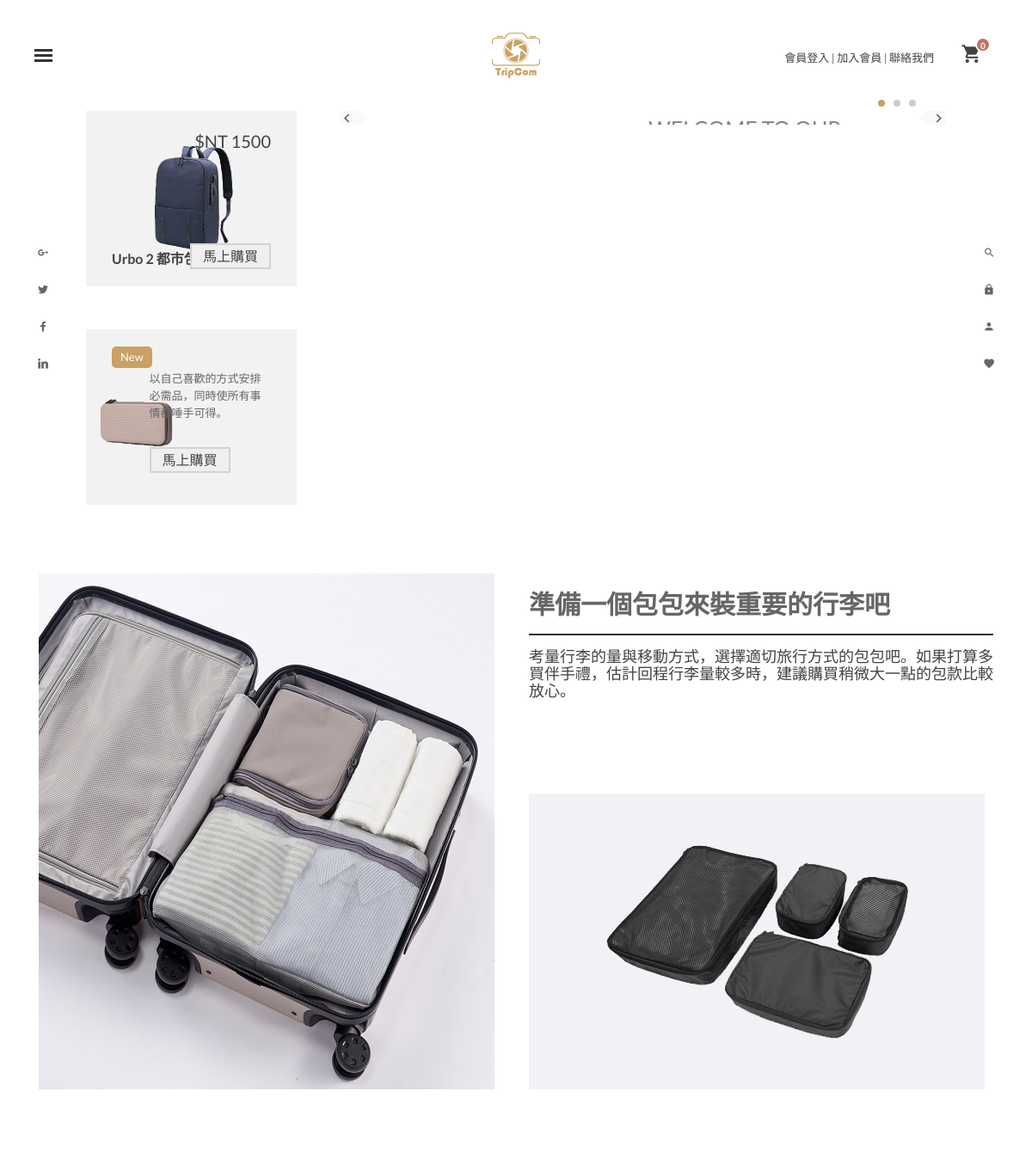
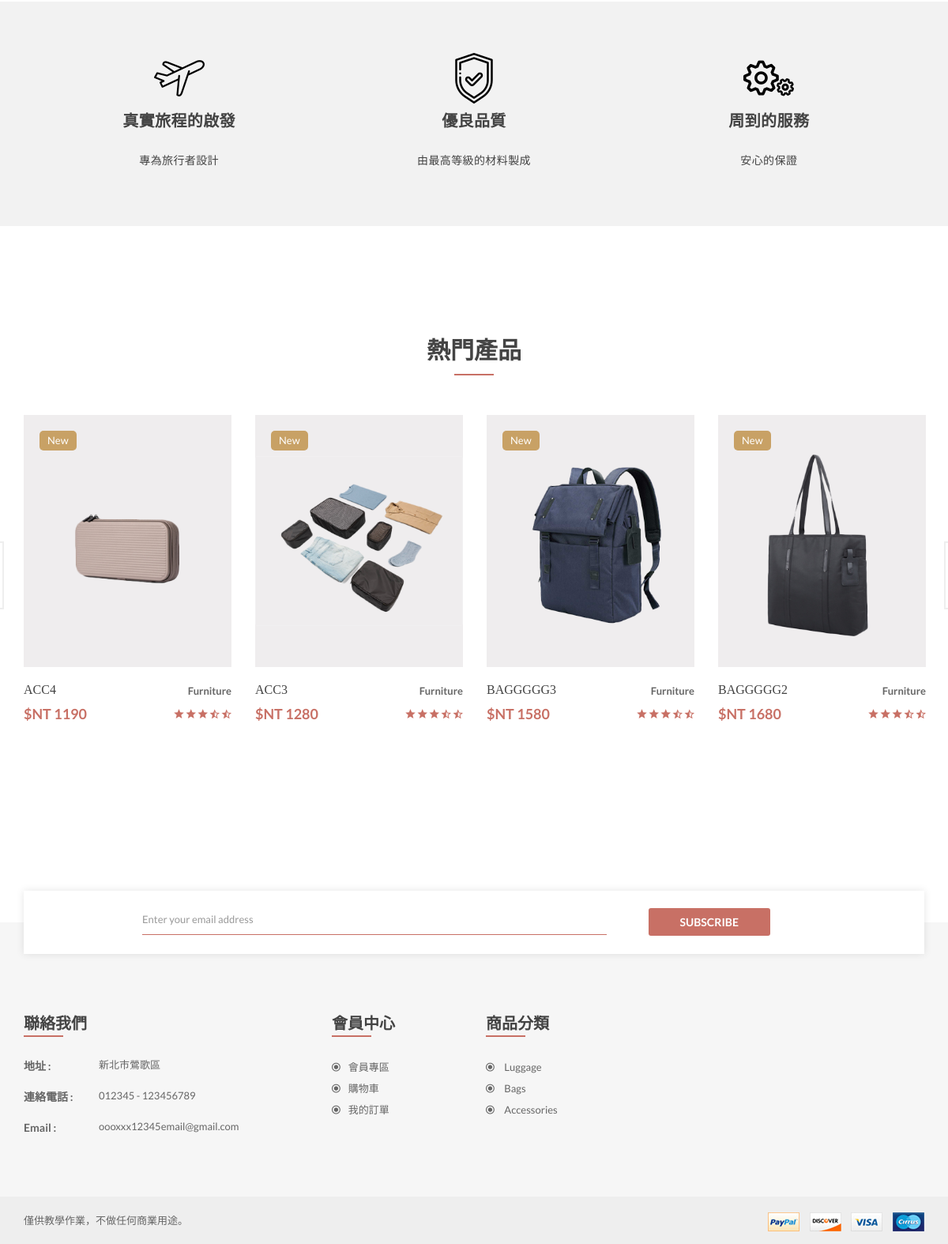
The page / on the database its author committed (2 pictures, top to bottom).
### tables this page shows
CREATE TABLE `products` (
  `productID` int(11) NOT NULL,
  `product_categoryID` int(11) NOT NULL,
  `status` int(11) NOT NULL DEFAULT '0',
  `name` varchar(255) NOT NULL,
  `description` text NOT NULL,
  `picture` varchar(255) DEFAULT NULL,
  `picture1` varchar(255) DEFAULT NULL,
  `picture2` varchar(255) DEFAULT NULL,
  `picture3` varchar(255) DEFAULT NULL,
  `picture4` varchar(255) DEFAULT NULL,
  `picture5` varchar(255) DEFAULT NULL,
  `price` varchar(255) NOT NULL,
  `created_at` varchar(255) DEFAULT NULL,
  `updated_at` varchar(255) DEFAULT NULL
);

CREATE TABLE `product_categories` (
  `product_categoryID` int(11) NOT NULL,
  `category` varchar(255) NOT NULL,
  `created_at` varchar(255) DEFAULT NULL,
  `updated_at` varchar(255) DEFAULT NULL
);

### index.php (the view, shortened to what this page needs)
<?php
require_once('function/connection.php');
 $query = $db->query("SELECT * FROM products Order BY created_at DESC LIMIT 5");
 $products = $query->fetchALL(PDO::FETCH_ASSOC);
$query2 = $db->query("SELECT * FROM product_categories ");
$categories = $query2->fetchALL(PDO::FETCH_ASSOC);
?>
<!doctype html>
<html class="no-js" lang="en">
	<head>
		<link rel="stylesheet" href="css/bootstrap.min.css">
		<link rel="stylesheet" href="css/animate.css">
		<link rel="stylesheet" href="css/jquery-ui.min.css">
		<link rel="stylesheet" href="css/meanmenu.min.css">
		<link rel="stylesheet" href="lib/css/nivo-slider.css">
		<link rel="stylesheet" href="lib/css/preview.css">
		<link rel="stylesheet" href="css/slick.css">
		<link rel="stylesheet" href="css/lightbox.min.css">
		<link rel="stylesheet" href="css/material-design-iconic-font.css">
		<link rel="stylesheet" href="css/default.css">
		<link rel="stylesheet" href="style.css">
        <link rel="stylesheet" href="css/shortcode.css">
		<link rel="stylesheet" href="css/responsive.css">
	</head>
	<body>
		<div class="wrapper">
			<header id="sticky-menu" class="header">
				<div class="header-area">
					<div class="container-fluid">
						<div class="row">
							<div class="col-sm-4 col-sm-offset-4 col-xs-12">
								<div class="logo text-center" style="width=80px;">
									<a href="index.php"><img src=" img/logo/logo3.png " style="width=80px;" alt="" /></a>
								</div>
							</div>
							<div class="col-sm-4 col-xs-12">
								<div class="mini-cart text-right">
									<ul>
									<?php if(isset($_SESSION['member']) && $_SESSION['member'] !=null) { ?>
										<li><?php echo $_SESSION['member']['name']?>您好　<a href="frontend/customer-account.php" >會員專區 </a><span>|</span></li>
										<li>
											<a href="frontend/logout.php"><i class="fa fa-sign-out"></i> 登出</a>
										</li>
									<?php }else{ ?>
										<li><a href="#" data-toggle="modal" data-target="#login-modal">會員登入 </a><span>|</span>
										</li>
										<li><a href="frontend/login.php?url=add">加入會員 </a><span>|</span>
										</li>
									<?php } ?>
										<li><a href="frontend/contact.php">聯絡我們</a></li>
										<li>
											<a class="cart-icon" href="cart.php">
												<i class="zmdi zmdi-shopping-cart"></i>
												<span><?php if(isset($_SESSION['Cart']) && $_SESSION['Cart'] != null) echo count($_SESSION['Cart']); else echo "0"; ?></span>
											</a>
										</li>
									</ul>
								</div>
							</div>
						</div>
					</div>
				</div>
				<div class="menu-toggle hamburger hamburger--emphatic hidden-xs">
					<div class="hamburger-box">
						<div class="hamburger-inner"></div>
					</div>
				</div>
			</header>
			<section class="slider-banner-area clearfix">
				<div class="sidebar-social hidden-xs">
					<div class="table">
						<div class="table-cell">
							<ul>
								<li><a href="#" target="_blank" title="Google Plus"><i class="zmdi zmdi-google-plus"></i></a></li>
								<li><a href="#" target="_blank" title="Twitter"><i class="zmdi zmdi-twitter"></i></a></li>
								<li><a href="#" target="_blank" title="Facebook"><i class="zmdi zmdi-facebook"></i></a></li>
								<li><a href="#" target="_blank" title="Linkedin"><i class="zmdi zmdi-linkedin"></i></a></li>
							</ul>
						</div>
					</div>
				</div>
				<div class="banner-left floatleft">
					<div class="slider-banner">
						<div class="single-banner banner-1">
							<a class="banner-thumb" href="#"><img src="img/banner/1.jpg" alt="" /></a>
							<span class="price hidden-md">$NT 1500</span>
							<div class="banner-brief">
								<h2 class="banner-title hidden-md"><a href="#">Urbo 2 都市包</a></h2>
							</div>
							<a href="#" class="button-one font-16px" data-text="Buy now">馬上購買</a>
						</div>
						<div class="single-banner banner-2">
						<span class="pro-label new-label hidden-md">new</span>
							<a class="banner-thumb" href="#"><img src="img/banner/2.jpg" alt="" /></a>
							<div class="banner-brief">
								<p class="hidden-md hidden-sm hidden-xs">以自己喜歡的方式安排必需品，同時使所有事情都唾手可得。</p>
								<a href="#" class="button-one font-16px" data-text="Buy now">馬上購買</a>
							</div>
						</div>
					</div>
				</div>
				<div class="slider-right floatleft">
					<div class="slider-area">
						<div class="bend niceties preview-2">
							<div id="ensign-nivoslider" class="slides">
							</div>
							<div id="slider-direction-1" class="t-cn slider-direction">
								<div class="slider-content t-lfl s-tb slider-1">
									<div class="title-container s-tb-c title-compress">
										<div class="layer-1">
											<div class="wow fadeIn" data-wow-duration="1s" data-wow-delay="0.5s">
												<h2 class="slider-title3 text-uppercase mb-0" >welcome to our</h2>
											</div>
										</div>
									</div>
								</div>
							</div>
						</div>
					</div>
				</div>
				<div class="sidebar-account hidden-xs">
					<div class="table">
						<div class="table-cell">
							<ul>
								<li><a class="search-open" href="#" title="Search"><i class="zmdi zmdi-search"></i></a></li>
								<li><a href="#" title="Login"><i class="zmdi zmdi-lock"></i></a>
								</li>
								<li><a href="frontend/my-account.php" title="My-Account"><i class="zmdi zmdi-account"></i></a></li>
								<li><a href="frontend/wishlist.php" title="Wishlist"><i class="zmdi zmdi-favorite"></i></a></li>
							</ul>
						</div>
					</div>
				</div>
			</section>
			<div class="product-area pt-80 pb-35" style="padding-bottom: 90px;">
				<div class="container">
					<div class="row">
					<div class="col-sm-12 col-xs-12">
						<div class="col-12 col-md-6" >
							<img src="img/index1.jpg" alt="">
						</div>
						<div class="col-12 col-md-6" style="height: 600px;">
							<div class="showcase__column-content">
								<div href="#" class="showcase__column-text" style="word-wrap:break-word;">
									<p class="front" style="line-height:30px;">準備一個包包來裝重要的行李吧</p>
									<h4> 考量行李的量與移動方式，選擇適切旅行方式的包包吧。如果打算多買伴手禮，估計回程行李量較多時，建議購買稍微大一點的包款比較放心。</h4>
								</div>
								<div class="showcase__sm-image">
									<img src="img/index6.png" alt="" >
								</div>
							</div>
						</div>
					</div>
					</div>
				</div>
			</div>
			<div class="three-col-wrapper front-page-section" style="background-color: #F2F2F2;">
				<div class="container" style="padding-left: 40px; padding-right: 40px;">
					<div class="row">
						<div class=" col-md-4 ">
							<div class="text-center">
								<img src="img/airplane.png" alt="">
							</div>
							<div class="three-col__content">
								<h4 class="footer-title ">真實旅程的啟發</h4>
								<h5 class=" " >專為旅行者設計</h5>
							</div>
						</div>
						<div class=" col-md-4 ">
							<div class="text-center">
								<img src="img/shield.png" alt="">
							</div>
							<div class="three-col__content">
								<h4 class="footer-title ">優良品質</h4>
								<h5 class=" ">由最高等級的材料製成</h5>
							</div>
						</div>
						<div class=" col-md-4 ">
							<div class="text-center">
								<img src="img/icon.png" alt="">
							</div>
							<div class="three-col__content">
								<h4 class="footer-title ">周到的服務</h4>
								<h5 class=" ">安心的保證</h5>
							</div>
						</div>
					</div>
				</div>
			</div>
			<div class="product-area pt-80 pb-35">
				<div class="container">
					<div class="row">
						<div class="col-lg-12">
							<div class="section-title text-center">
								<h2 class="title-border">熱門產品</h2>
							</div>
						</div>
					</div>
					<div class="row cus-row-30">
						<div class="product-slider arrow-left-right">
							<?php foreach($products as $product){ ?>
							<div class="single-product col-lg-12">
								<div class="product-img">
									<?php if($product['status'] == 0){ ?>
										<span class="pro-label new-label">new</span>
									<?php }else if($product['status'] == 1){  ?>
										<span class="pro-label sale-label">Sale</span>
									<?php } ?>
									<a href="frontend/single-product.php?productID=<?php echo $product['productID']; ?>">
										<img src="uploads/products/<?php echo $product['picture']; ?>" alt="" /></a>
								</div>
								<div class="product-info clearfix">
									<div class="fix">
										<h4 class="post-title floatleft"><a href="frontend/single-product.php?productID=<?php echo $product['productID']; ?>"><?php echo $product['name']; ?></a></h4>
										<p class="floatright hidden-sm hidden-xs">Furniture</p>
									</div>
									<div class="fix">
										<span class="pro-price floatleft">$NT <?php echo $product['price']; ?></span>
										<span class="pro-rating floatright">
											<a href="#"><i class="zmdi zmdi-star"></i></a>
											<a href="#"><i class="zmdi zmdi-star"></i></a>
											<a href="#"><i class="zmdi zmdi-star"></i></a>
											<a href="#"><i class="zmdi zmdi-star-half"></i></a>
											<a href="#"><i class="zmdi zmdi-star-half"></i></a>
										</span>
									</div>
								</div>
							</div>
							<?php } ?>
						</div>
					</div>
				</div>
			</div>
			<div class="blog-area pt-55">
			</div>
			<div class="subscribe-area pt-80">
				<div class="container">
					<div class="row">
						<div class="col-lg-12">
							<div class="subscribe">
								<form action="#">
									<input type="text" placeholder="Enter your email address"/>
									<button class="submit-button submit-btn-2 button-one" data-text="subscribe" type="submit" >subscribe</button>
								</form>
							</div>
						</div>
					</div>
				</div>
			</div>
			<footer>
				<div class="footer-area">
					<div class="container">
						<div class="row">
							<div class="col-lg-4 col-md-4 col-sm-6 col-xs-12">
								<div class="single-footer">
									<h3 class="footer-title  title-border">聯絡我們</h3>
									<ul class="footer-contact">
										<li><span>地址 :</span>新北市鶯歌區<br></li>
										<li><span>連絡電話 :</span>012345 - 123456789</li>
										<li><span>Email :</span>oooxxx12345email@gmail.com</li>
									</ul>
								</div>
							</div>
							<div class="col-lg-2 col-md-2 col-sm-3 col-xs-12">
								<div class="single-footer">
									<h3 class="footer-title  title-border">會員中心</h3>
									<ul class="footer-menu">
										<li><a href="frontend/customer-account.php"><i class="zmdi zmdi-dot-circle"></i>會員專區</a></li>
										<li><a href="frontend/cart.php"><i class="zmdi zmdi-dot-circle"></i>購物車</a></li>
										<li><a href="frontend/order.php"><i class="zmdi zmdi-dot-circle"></i>我的訂單</a></li>
									</ul>
								</div>
							</div>
							<div class="col-lg-2 col-md-2 col-sm-3 col-xs-12">
								<div class="single-footer">
									<h3 class="footer-title  title-border">商品分類</h3>
									<ul class="footer-menu">
										<?php foreach($categories as $footer_categories){  ?>
											<li><a href="frontend/shop.php?category_id=<?php echo $footer_categories['product_categoryID']; ?>"><i class="zmdi zmdi-dot-circle"></i>
												<?php echo $footer_categories['category']; ?>
											</li>
										<?php } ?>  </a>
									</ul>
								</div>
							</div>
							</div>
						</div>
					</div>
				</div>
				<div class="copyright-area">
					<div class="container">
						<div class="row">
							<div class="col-sm-6 col-xs-12">
								<div class="copyright">
									<p class="mb-0">僅供教學作業，不做任何商業用途。</p>
								</div>
							</div>
							<div class="col-sm-6 col-xs-12">
								<div class="payment  text-right">
									<a href="#"><img src="img/payment/1.png" alt="" /></a>
									<a href="#"><img src="img/payment/2.png" alt="" /></a>
									<a href="#"><img src="img/payment/3.png" alt="" /></a>
									<a href="#"><img src="img/payment/4.png" alt="" /></a>
								</div>
							</div>
						</div>
					</div>
				</div>
	</body>
</html>

### rows shown on the page
products: status "New", picture (picture), name "ACC4", price "1190"
products: status "New", picture (picture), name "ACC3", price "1280"
products: status "New", picture (picture), name "BAGGGGG3", price "1580"
products: status "New", picture (picture), name "BAGGGGG2", price "1680"
product_categories: category "Luggage"
product_categories: category "Bags"
product_categories: category "Accessories"
